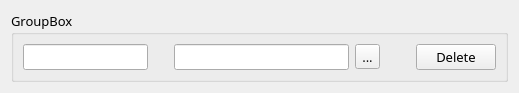
<?xml version="1.0" encoding="UTF-8"?>
<ui version="4.0">
 <class>ParseWidget</class>
 <widget class="QWidget" name="ParseWidget">
  <property name="geometry">
   <rect>
    <x>0</x>
    <y>0</y>
    <width>519</width>
    <height>80</height>
   </rect>
  </property>
  <property name="sizePolicy">
   <sizepolicy hsizetype="Preferred" vsizetype="Fixed">
    <horstretch>0</horstretch>
    <verstretch>0</verstretch>
   </sizepolicy>
  </property>
  <property name="font">
   <font>
    <family>Iosevka</family>
    <pointsize>10</pointsize>
   </font>
  </property>
  <property name="windowTitle">
   <string>Form</string>
  </property>
  <layout class="QVBoxLayout" name="verticalLayout">
   <item>
    <widget class="QGroupBox" name="groupBox">
     <property name="sizePolicy">
      <sizepolicy hsizetype="Expanding" vsizetype="Minimum">
       <horstretch>0</horstretch>
       <verstretch>0</verstretch>
      </sizepolicy>
     </property>
     <property name="title">
      <string>GroupBox</string>
     </property>
     <property name="flat">
      <bool>false</bool>
     </property>
     <property name="checkable">
      <bool>false</bool>
     </property>
     <layout class="QHBoxLayout" name="horizontalLayout">
      <item>
       <widget class="QLineEdit" name="mapName">
        <property name="sizePolicy">
         <sizepolicy hsizetype="Preferred" vsizetype="Fixed">
          <horstretch>0</horstretch>
          <verstretch>0</verstretch>
         </sizepolicy>
        </property>
       </widget>
      </item>
      <item>
       <spacer name="horizontalSpacer">
        <property name="orientation">
         <enum>Qt::Horizontal</enum>
        </property>
        <property name="sizeType">
         <enum>QSizePolicy::Fixed</enum>
        </property>
        <property name="sizeHint" stdset="0">
         <size>
          <width>20</width>
          <height>20</height>
         </size>
        </property>
       </spacer>
      </item>
      <item>
       <widget class="QLineEdit" name="mapMask"/>
      </item>
      <item>
       <widget class="QToolButton" name="mapPathButton">
        <property name="text">
         <string>...</string>
        </property>
       </widget>
      </item>
      <item>
       <spacer name="horizontalSpacer_2">
        <property name="orientation">
         <enum>Qt::Horizontal</enum>
        </property>
        <property name="sizeType">
         <enum>QSizePolicy::Fixed</enum>
        </property>
        <property name="sizeHint" stdset="0">
         <size>
          <width>30</width>
          <height>20</height>
         </size>
        </property>
       </spacer>
      </item>
      <item>
       <widget class="QPushButton" name="deleteButton">
        <property name="text">
         <string>Delete</string>
        </property>
       </widget>
      </item>
     </layout>
    </widget>
   </item>
  </layout>
 </widget>
 <resources/>
 <connections/>
</ui>
